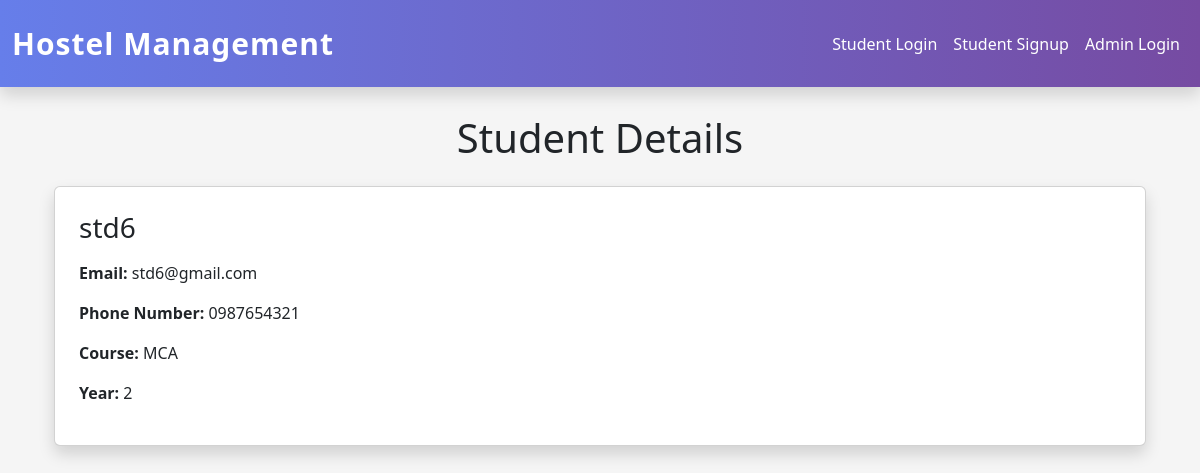
/student-details/7/, run on the app's committed database.
### hostel_app/models.py (models this page shows, shortened)
class Student(models.Model):
    student_id = models.CharField(
        max_length=20
    )
    student_name = models.CharField(max_length=100)
    email = models.EmailField(unique=True)
    phone_number = models.CharField(max_length=15)
    course = models.CharField(max_length=100)
    year = models.IntegerField()

### hostel_app/views.py (the view)
# urls.py: path('student-details/<int:id>/',views.student_details,name='student-details'),
def student_details(request, id):
    student = Student.objects.get(id=id)
    context = {
        "student": student
    }
    return render(
        request,
        "students/student_details.html",
        context
    )

### hostel_app/templates/students/student_details.html (shortened to what this page needs)
{% extends "master.html" %}
{% block content %}
<h1 class="text-center mt-4 mb-4">
    Student Details
</h1>
<div class="container">
    <div class="card p-4 shadow">
        <h3 class="mb-3">
            {{ student.student_name }}
        </h3>
        <p>
            <strong>Email:</strong>
            {{ student.email }}
        </p>
        <p>
            <strong>Phone Number:</strong>
            {{ student.phone_number }}
        </p>
        <p>
            <strong>Course:</strong>
            {{ student.course }}
        </p>
        <p>
            <strong>Year:</strong>
            {{ student.year }}
        </p>
    </div>
</div>
{% endblock content %}

### hostel_app/templates/master.html (style rules this page uses)
body { padding-top: 90px; }

### data on the page
Student: student_name "std6", email "std6@gmail.com", phone_number "0987654321", course "MCA", year "2"
